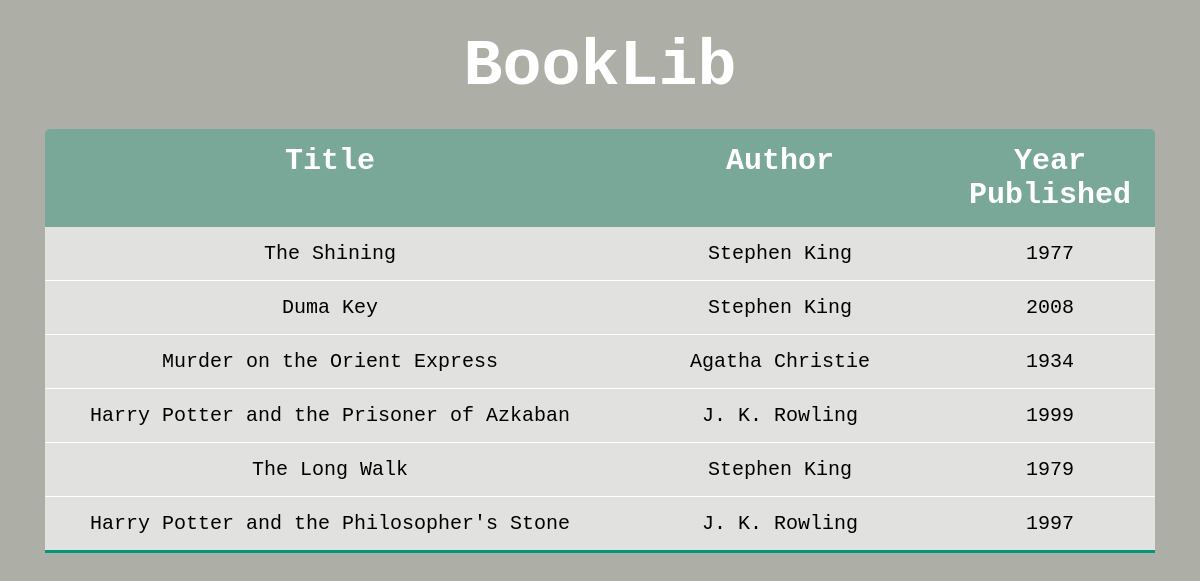
The page / on the database its author committed.
### library/models.py (models this page shows)
class Book(models.Model):
    title = models.CharField(max_length=255)
    release_year = models.IntegerField()
    description = models.CharField(max_length=2000)
    author = models.ForeignKey(Author, on_delete=models.CASCADE)

class Author(models.Model):
    name = models.CharField(max_length=255)
    def __str__(self):
        return self.name

### library/views.py (the view)
# urls.py: path('', home, name='home'),
def home(request):
    books = Book.objects.all()
    return render(request, 'library/home.html', {'books': books})

### library/templates/library/home.html (shortened to what this page needs)
<!DOCTYPE html>
<html lang="en">
<head>
    <link rel="stylesheet" href="static/library/home.css">
</head>
<body>
<div class="page">
<h1>BookLib</h1>
    <div class="content">
        <ul>
            <div class="title">
                <li>Title</li>
                <li>Author</li>
                <li>Year Published</li>
            </div>
            {% for book in books %}
            <a href="{% url 'detail' book.id %}" id="book-link">
            <div class="data">
            <li>{{ book.title }}</li>
            <li>{{ book.author }}</li>
            <li>{{ book.release_year }}</li>
            </div>
                </a>
            {%endfor%}
        </ul>
    </div>
</div>
</body>
</html>

### library/static/library/home.css (style rules this page uses)
* { margin: 0; padding: 0; box-sizing: border-box; }
body { height: 100vh; font-family: monospace; background-image: url("home_bg.jpg"); background-position: center; background-repeat: no-repeat; background-size: cover; color: white; display: flex; flex-direction: column; align-items: center; }
a#book-link { text-decoration: none; border-bottom: thin solid white; }
h1 { font-size: 65px; margin-bottom: 25px; text-align: center; }
li { text-align: center; list-style: none; }
.page { background-color: rgba(50, 57, 34, 0.4); width: 100vw; height: 100vh; padding: 30px 45px; }
.content ul { display: flex; flex-direction: column; }
.title { background-color: rgba(0, 152, 121, 0.3); color: white; border-top-left-radius: 5px; border-top-right-radius: 5px; text-align: center; }
.title li { font-weight: 900; font-size: 30px; }
.title, .data { padding: 15px; display: grid; grid-template-columns: 3fr 2fr 1fr; place-content: center; }
.data { color: black; background-color: rgba(243, 243, 243, 0.75); transition: all 0.25s ease-in-out; }
.data li { font-size: 20px; }
a#book-link:last-child { border-bottom: 3px solid #009879; }

### rows shown on the page
Book: title "The Shining", author "Stephen King", release_year "1977"
Book: title "Duma Key", author "Stephen King", release_year "2008"
Book: title "Murder on the Orient Express", author "Agatha Christie", release_year "1934"
Book: title "Harry Potter and the Prisoner of Azkaban", author "J. K. Rowling", release_year "1999"
Book: title "The Long Walk", author "Stephen King", release_year "1979"
Book: title "Harry Potter and the Philosopher's Stone", author "J. K. Rowling", release_year "1997"
